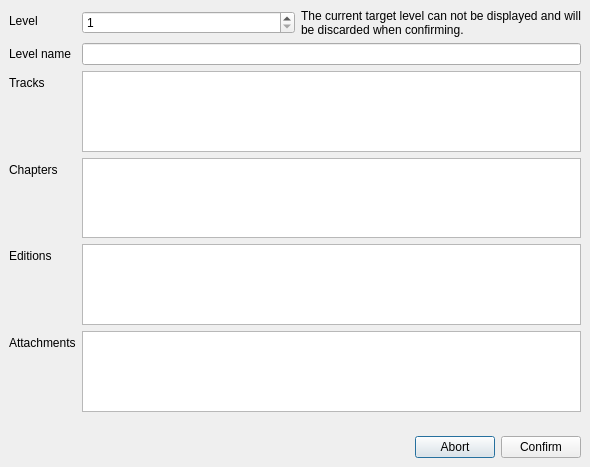
<?xml version="1.0" encoding="UTF-8"?>
<ui version="4.0">
 <class>QtGui::EnterTargetDialog</class>
 <widget class="QDialog" name="QtGui::EnterTargetDialog">
  <property name="geometry">
   <rect>
    <x>0</x>
    <y>0</y>
    <width>590</width>
    <height>467</height>
   </rect>
  </property>
  <property name="windowTitle">
   <string>Select target</string>
  </property>
  <layout class="QVBoxLayout" name="verticalLayout">
   <property name="leftMargin">
    <number>0</number>
   </property>
   <property name="topMargin">
    <number>0</number>
   </property>
   <property name="rightMargin">
    <number>0</number>
   </property>
   <property name="bottomMargin">
    <number>0</number>
   </property>
   <item>
    <widget class="QWidget" name="mainWidget" native="true">
     <layout class="QFormLayout" name="formLayout">
      <item row="1" column="0">
       <widget class="QLabel" name="levelLabel">
        <property name="text">
         <string>Level</string>
        </property>
       </widget>
      </item>
      <item row="3" column="0">
       <widget class="QLabel" name="levelNameLabel">
        <property name="text">
         <string>Level name</string>
        </property>
       </widget>
      </item>
      <item row="3" column="1">
       <widget class="Widgets::ClearLineEdit" name="levelNameLineEdit"/>
      </item>
      <item row="4" column="0">
       <widget class="QLabel" name="tracksLabel">
        <property name="text">
         <string>Tracks</string>
        </property>
       </widget>
      </item>
      <item row="5" column="0">
       <widget class="QLabel" name="chaptersLabel">
        <property name="text">
         <string>Chapters</string>
        </property>
       </widget>
      </item>
      <item row="6" column="0">
       <widget class="QLabel" name="editionsLabel">
        <property name="text">
         <string>Editions</string>
        </property>
       </widget>
      </item>
      <item row="7" column="0">
       <widget class="QLabel" name="attachmentsLabel">
        <property name="text">
         <string>Attachments</string>
        </property>
       </widget>
      </item>
      <item row="4" column="1">
       <widget class="QListView" name="tracksListView"/>
      </item>
      <item row="5" column="1">
       <widget class="QListView" name="chaptersListView"/>
      </item>
      <item row="6" column="1">
       <widget class="QListView" name="editionsListView"/>
      </item>
      <item row="7" column="1">
       <widget class="QListView" name="attachmentsListView"/>
      </item>
      <item row="1" column="1">
       <widget class="QWidget" name="levelWidget" native="true">
        <layout class="QHBoxLayout" name="horizontalLayout_2">
         <property name="leftMargin">
          <number>0</number>
         </property>
         <property name="topMargin">
          <number>0</number>
         </property>
         <property name="rightMargin">
          <number>0</number>
         </property>
         <property name="bottomMargin">
          <number>0</number>
         </property>
         <item>
          <widget class="QSpinBox" name="levelSpinBox">
           <property name="accelerated">
            <bool>true</bool>
           </property>
           <property name="minimum">
            <number>1</number>
           </property>
           <property name="maximum">
            <number>2147483647</number>
           </property>
          </widget>
         </item>
         <item>
          <widget class="QLabel" name="levelWarningLabel">
           <property name="text">
            <string>The current target level can not be displayed and will be discarded when confirming.</string>
           </property>
           <property name="wordWrap">
            <bool>true</bool>
           </property>
          </widget>
         </item>
        </layout>
       </widget>
      </item>
     </layout>
    </widget>
   </item>
   <item>
    <widget class="QWidget" name="bottomWidget" native="true">
     <property name="sizePolicy">
      <sizepolicy hsizetype="Preferred" vsizetype="Maximum">
       <horstretch>0</horstretch>
       <verstretch>0</verstretch>
      </sizepolicy>
     </property>
     <layout class="QHBoxLayout" name="horizontalLayout">
      <item>
       <spacer name="horizontalSpacer">
        <property name="orientation">
         <enum>Qt::Horizontal</enum>
        </property>
        <property name="sizeHint" stdset="0">
         <size>
          <width>168</width>
          <height>20</height>
         </size>
        </property>
       </spacer>
      </item>
      <item>
       <widget class="QPushButton" name="abortPushButton">
        <property name="styleSheet">
         <string notr="true">background: none;</string>
        </property>
        <property name="text">
         <string>Abort</string>
        </property>
        <property name="icon">
         <iconset theme="window-close">
          <normaloff>../../martchusqtutilities/enterpassworddialog</normaloff>../../martchusqtutilities/enterpassworddialog</iconset>
        </property>
       </widget>
      </item>
      <item>
       <widget class="QPushButton" name="confirmPushButton">
        <property name="styleSheet">
         <string notr="true">background: none;</string>
        </property>
        <property name="text">
         <string>Confirm</string>
        </property>
        <property name="icon">
         <iconset theme="go-next">
          <normaloff>../../martchusqtutilities/enterpassworddialog</normaloff>../../martchusqtutilities/enterpassworddialog</iconset>
        </property>
       </widget>
      </item>
     </layout>
    </widget>
   </item>
  </layout>
 </widget>
 <customwidgets>
  <customwidget>
   <class>Widgets::ClearLineEdit</class>
   <extends>QLineEdit</extends>
   <header location="global">qtutilities/widgets/clearlineedit.h</header>
  </customwidget>
 </customwidgets>
 <resources/>
 <connections/>
</ui>
